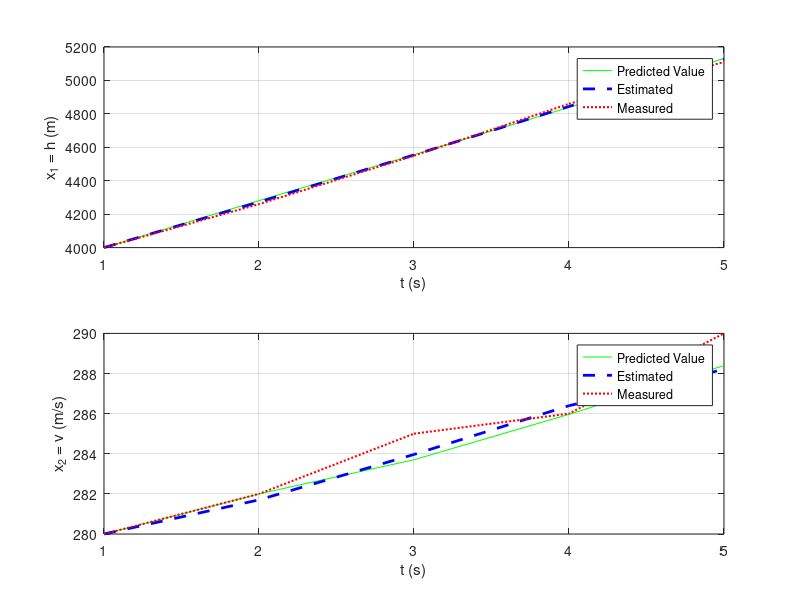

This figure's MATLAB source:
%% testing with two dimension

% Define the system
N = 5; % number of time steps
t = [1,2,3,4,5]; % time vector (s)

% random initial acceleration
acceleration = 2; %(8-4).*rand(5,1) + 4; %input = acceleration (m/s^2)

dt = 1; % Sampling time (s)
% t = dt*(1:N); % time vector (s)
F = [1, dt; 0, 1]; % system matrix - state
G = [1/2*dt^2; dt]; % system matrix - input
H = [1, 0; 0,1]; % observation matrix

Q = [0, 0; 0, 0]; % process noise covariance
I = eye(2); % identity matrix
% Define the initial position and velocity
y0 = 4000; % m
v0 = 280; % m/s

%observation input
xt = [ 4000, 280;  
       4260, 282; 
       4550, 285; 
       4860, 286; 
       5110, 290
];
xt = transpose(xt);

xt

pause;


%generate error in measurement
R_position = 4;
R_velocity = 2.5;
v_R = sqrt(R_position)*randn(1, N); % measurement noise for position
v_V = sqrt(R_velocity)*randn(1, N); % measurement noise for velocity
v = [v_R; v_V];

%compute for measurement input
z = H*xt ; % noisy measurement

%% Perform the Kalman filter estimation
% Initialize the state vector (estimated state)
x = zeros(2, N); % Estimated state vector
x(:, 1) = [4000; 280]; % Guess for initial state
% Initialize the covariance matrix
delta_Px = 20; % the stadard deviation of Position m
delta_Pv = 5; % the stadard deviation of Velocity m/s^2
P = [delta_Px^2, 0; 0, delta_Pv^2]; % Covariance for initial state error

% initialize of measurement noise covariance matrix/ observation error
% covaraince matrx
delta_x = 25; % m 
delta_v = 6; %m/s^2
% => measurement noise covariance matrix
R = [delta_x^2, 0; 0, delta_v^2];

% Loop through and perform the Kalman filter equations recursively
predicted_val = zeros(2, N);
predicted_val(:, 1 )= [4000; 280];

for k = 2:N
 % Predict the state vector
 x(:, k) = F*x(:, k-1) + G*acceleration;
 predicted_val(:, k ) = x(:, k) ;
 
 
 
 % Predict the covariance
 
 P = F*P*F' + Q;
 
 %P = [P(1,1),0; 0, P(2,2)];
 
 
 % Calculate the Kalman gain matrix
 K = P*H'/(H*P*H' + R);
 
 
 % Update the state vector
 
 x(:,k) = x(:,k) + K*(z(:,k) - H*x(:,k));
 
 % Update the covariance
 P = (I - K*H)*P;
 
end

%% Plot the results
% Plot the states
figure(1);
subplot(211);
plot(t, predicted_val(1,:), 'g-', t, x(1,:), 'b--', 'LineWidth', 2);
 hold on; plot(t, z(1,:), 'r:', 'LineWidth', 1.5)
xlabel('t (s)'); ylabel('x_1 = h (m)'); grid on;
legend('Predicted Value', 'Estimated','Measured');
subplot(212);
plot(t, predicted_val(2,:), 'g-', t, x(2,:), 'b--', 'LineWidth', 2);
 hold on; plot(t, z(2,:), 'r:', 'LineWidth', 1.5)
xlabel('t (s)'); ylabel('x_2 = v (m/s)'); grid on;
legend('Predicted Value', 'Estimated','Measured');


